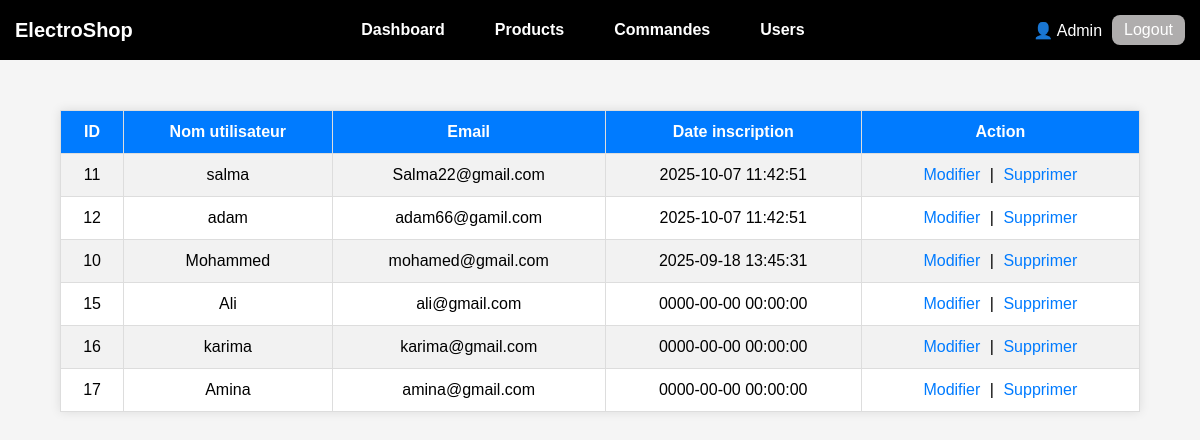
The app's page /VIEWS/ADMIN/user.php (signed in) with its own data.
### tables this page shows
CREATE TABLE `user` (
  `id` int(11) NOT NULL,
  `nom_utilisateur` varchar(100) NOT NULL,
  `email` varchar(150) NOT NULL,
  `mot_de_passe` varchar(255) NOT NULL,
  `created_at` timestamp NOT NULL DEFAULT current_timestamp()
);

### VIEWS/ADMIN/user.php (the view, shortened to what this page needs)
<?php
require_once('../../config/Database.php');
include('../../VIEWS/admin_header.php');
$sql = "SELECT * FROM user ORDER BY created_at DESC";
$result = $conn->query($sql);
$user = [];
if ($result && $result->num_rows > 0) {
    $user = $result->fetch_all(MYSQLI_ASSOC);
}
?>
<!DOCTYPE html>
<html lang="fr">
<head>
</head>
<body>
<table>
  <tr>
    <th>ID</th>
    <th>Nom utilisateur</th>
    <th>Email</th>
    <th>Date inscription</th>
    <th>Action</th>
  </tr>
  <?php if (!empty($user)) : ?>
      <?php foreach ($user as $u): ?>
          <tr>
            <td><?= $u['id'] ?></td>
            <td><?= $u['nom_utilisateur'] ?></td>
            <td><?= $u['email'] ?></td>
            <td><?= $u['created_at'] ?></td>
            <td>
                <a href="modifier_user.php?id=<?= $u['id'] ?>" class="action-btn">Modifier</a> |
                <a href="supprimer_user.php?id=<?= $u['id'] ?>" class="action-btn" onclick="return confirm('Voulez-vous vraiment supprimer cet utilisateur ?');">Supprimer</a>
            </td>
          </tr>
      <?php endforeach; ?>
  <?php else: ?>
      <tr><td colspan="5">Aucun utilisateur trouvé</td></tr>
  <?php endif; ?>
</table>
</body>
</html>

### VIEWS/ADMIN/user.php (style rules this page uses)
body { font-family: Arial, sans-serif; background-color: #f5f5f5; margin: 0; padding: 0; }
table { width: 90%; margin: 50px auto; border-collapse: collapse; background-color: #fff; box-shadow: 0 0 10px rgba(0,0,0,0.1); }
th, td { border: 1px solid #ddd; padding: 12px; text-align: center; }
th { background-color: #007BFF; color: #fff; }
tr:nth-child(even) { background-color: #f2f2f2; }
a.action-btn { color: #007BFF; text-decoration: none; margin: 0 5px; }

### records on screen
user: id "11", nom_utilisateur "salma", email "Salma22@gmail.com", created_at "2025-10-07 11:42:51"
user: id "12", nom_utilisateur "adam", email "adam66@gamil.com", created_at "2025-10-07 11:42:51"
user: id "10", nom_utilisateur "Mohammed", email "mohamed@gmail.com", created_at "2025-09-18 13:45:31"
user: id "15", nom_utilisateur "Ali", email "ali@gmail.com", created_at "0000-00-00 00:00:00"
user: id "16", nom_utilisateur "karima", email "karima@gmail.com", created_at "0000-00-00 00:00:00"
user: id "17", nom_utilisateur "Amina", email "amina@gmail.com", created_at "0000-00-00 00:00:00"
